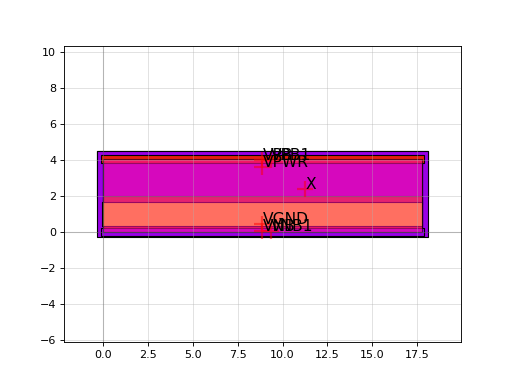

Write Python code to recreate this figure.
import sky130

c = sky130.components.sky130_fd_sc_hvl__buf_16()
c.plot()
